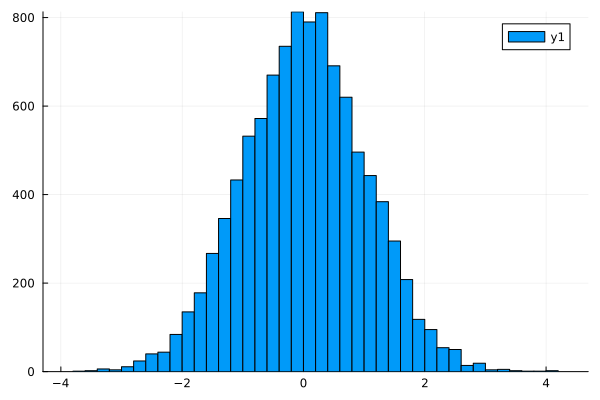

Write the Julia code that produced this figure.
using Plots

X = randn(10000)
histogram(X)

savefig("./plots.svg")